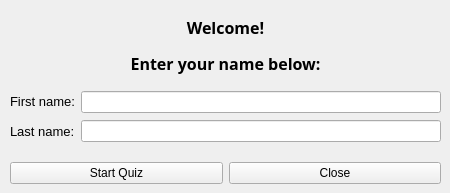
<?xml version="1.0" encoding="UTF-8"?>
<ui version="4.0">
 <class>StartWindow</class>
 <widget class="QMainWindow" name="StartWindow">
  <property name="geometry">
   <rect>
    <x>0</x>
    <y>0</y>
    <width>450</width>
    <height>193</height>
   </rect>
  </property>
  <property name="minimumSize">
   <size>
    <width>450</width>
    <height>193</height>
   </size>
  </property>
  <property name="maximumSize">
   <size>
    <width>450</width>
    <height>193</height>
   </size>
  </property>
  <property name="windowTitle">
   <string>Questionnaire</string>
  </property>
  <widget class="QWidget" name="centralwidget">
   <property name="minimumSize">
    <size>
     <width>450</width>
     <height>193</height>
    </size>
   </property>
   <property name="maximumSize">
    <size>
     <width>450</width>
     <height>193</height>
    </size>
   </property>
   <widget class="QWidget" name="layoutWidget">
    <property name="geometry">
     <rect>
      <x>10</x>
      <y>10</y>
      <width>431</width>
      <height>71</height>
     </rect>
    </property>
    <layout class="QVBoxLayout" name="verticalLayout_3">
     <property name="spacing">
      <number>2</number>
     </property>
     <item>
      <widget class="QLabel" name="welcomeLabel">
       <property name="font">
        <font>
         <family>Segoe UI Semibold</family>
         <pointsize>16</pointsize>
         <weight>75</weight>
         <bold>true</bold>
        </font>
       </property>
       <property name="text">
        <string>&lt;html&gt;&lt;head/&gt;&lt;body&gt;&lt;p align=&quot;center&quot;&gt;&lt;span style=&quot; font-size:12pt;&quot;&gt;Welcome!&lt;/span&gt;&lt;/p&gt;&lt;/body&gt;&lt;/html&gt;</string>
       </property>
      </widget>
     </item>
     <item>
      <widget class="QLabel" name="enterNameLabel">
       <property name="font">
        <font>
         <family>Segoe UI Semibold</family>
         <pointsize>12</pointsize>
         <weight>75</weight>
         <bold>true</bold>
        </font>
       </property>
       <property name="text">
        <string>&lt;html&gt;&lt;head/&gt;&lt;body&gt;&lt;p align=&quot;center&quot;&gt;&lt;span style=&quot; font-size:12pt;&quot;&gt;Enter your name below:&lt;/span&gt;&lt;/p&gt;&lt;/body&gt;&lt;/html&gt;</string>
       </property>
      </widget>
     </item>
    </layout>
   </widget>
   <widget class="QWidget" name="layoutWidget">
    <property name="geometry">
     <rect>
      <x>10</x>
      <y>90</y>
      <width>431</width>
      <height>54</height>
     </rect>
    </property>
    <layout class="QHBoxLayout" name="horizontalLayout_2">
     <item>
      <layout class="QVBoxLayout" name="verticalLayout_2">
       <item>
        <widget class="QLabel" name="firstNameLabel">
         <property name="text">
          <string>&lt;html&gt;&lt;head/&gt;&lt;body&gt;&lt;p&gt;&lt;span style=&quot; font-size:10pt;&quot;&gt;First name:&lt;/span&gt;&lt;/p&gt;&lt;/body&gt;&lt;/html&gt;</string>
         </property>
        </widget>
       </item>
       <item>
        <widget class="QLabel" name="lastNameLabel">
         <property name="text">
          <string>&lt;html&gt;&lt;head/&gt;&lt;body&gt;&lt;p&gt;&lt;span style=&quot; font-size:10pt;&quot;&gt;Last name:&lt;/span&gt;&lt;/p&gt;&lt;/body&gt;&lt;/html&gt;</string>
         </property>
        </widget>
       </item>
      </layout>
     </item>
     <item>
      <layout class="QVBoxLayout" name="verticalLayout">
       <item>
        <widget class="QLineEdit" name="firstNameEdit"/>
       </item>
       <item>
        <widget class="QLineEdit" name="lastNameEdit"/>
       </item>
      </layout>
     </item>
    </layout>
   </widget>
   <widget class="QWidget" name="layoutWidget">
    <property name="geometry">
     <rect>
      <x>10</x>
      <y>160</y>
      <width>431</width>
      <height>26</height>
     </rect>
    </property>
    <layout class="QHBoxLayout" name="horizontalLayout">
     <item>
      <widget class="QPushButton" name="startQuizButton">
       <property name="text">
        <string>Start Quiz</string>
       </property>
      </widget>
     </item>
     <item>
      <widget class="QPushButton" name="closeButton">
       <property name="text">
        <string>Close</string>
       </property>
      </widget>
     </item>
    </layout>
   </widget>
   <widget class="QLabel" name="label">
    <property name="geometry">
     <rect>
      <x>0</x>
      <y>0</y>
      <width>131</width>
      <height>51</height>
     </rect>
    </property>
    <property name="text">
     <string/>
    </property>
    <property name="pixmap">
     <pixmap>UNITBV_MI_logo.png</pixmap>
    </property>
   </widget>
  </widget>
 </widget>
 <resources/>
 <connections>
  <connection>
   <sender>closeButton</sender>
   <signal>clicked()</signal>
   <receiver>StartWindow</receiver>
   <slot>close()</slot>
   <hints>
    <hint type="sourcelabel">
     <x>343</x>
     <y>180</y>
    </hint>
    <hint type="destinationlabel">
     <x>314</x>
     <y>208</y>
    </hint>
   </hints>
  </connection>
 </connections>
</ui>
